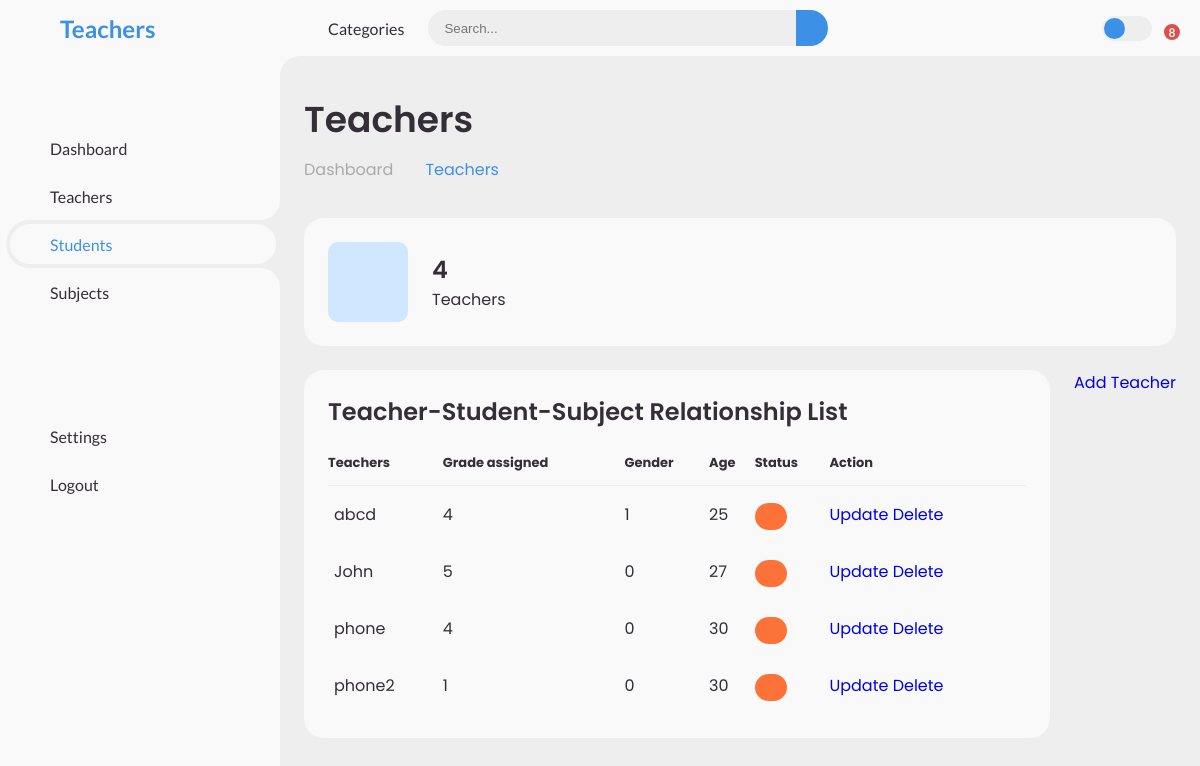
The app's page /teachers/, older data.
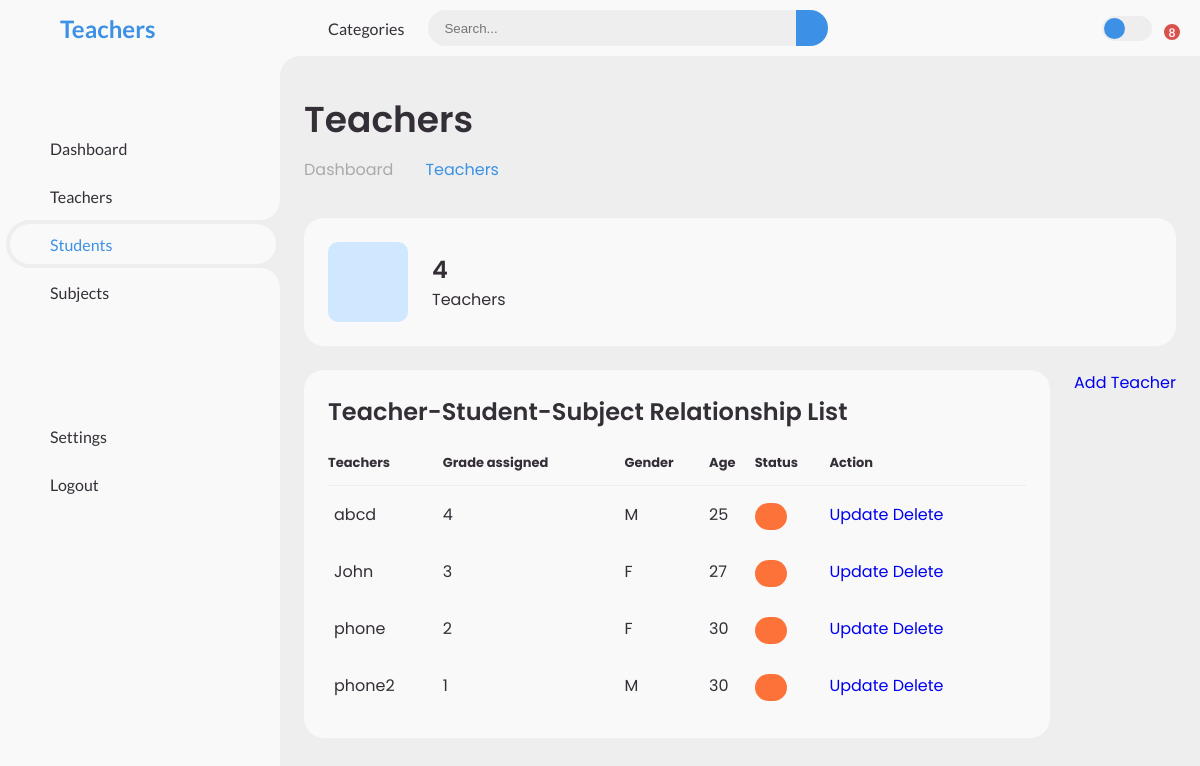
The same page, newer data.
### playground/models.py (models this page shows, shortened)
class Teacher(models.Model):
    name = models.CharField(max_length=100)
    GENDER_CHOICES = (
    ('M', 'Male'),
    ('F', 'Female'),
    )
    gender = models.CharField(choices=GENDER_CHOICES, max_length=1)
    age = models.PositiveSmallIntegerField()
    grade_assigned = models.CharField(max_length=30, default='-')
    subjects = models.ManyToManyField(Subject, blank=True)
    students = models.ManyToManyField('Student', blank=True)

### playground/views.py (the view)
# urls.py: path('teachers/', views.teachers_view, name='teachers'),
def teachers_view(request):
    teachers = Teacher.objects.all()
    return render(request, 'teacher.html', {'teachers': teachers})

### playground/templates/teacher.html (shortened to what this page needs)
<!DOCTYPE html>
<html lang="en">
  <head>
    {% load static %}
    <link rel="stylesheet" href="{% static 'style.css' %}" />
  </head>
  <body>
    <section id="sidebar">
      <a href="{% url 'teachers' %}" class="brand">
        <span class="text">Teachers</span>
      </a>
      <ul class="side-menu top">
        <li>
          <a href="{% url 'dashboard' %}">
            <span class="text">Dashboard</span>
          </a>
        </li>
        <li>
          <a href="{% url 'teachers' %}">
            <span class="text">Teachers</span>
          </a>
        </li>
        <li class="active">
          <a href="{% url 'students' %}">
            <span class="text">Students</span>
          </a>
        </li>
        <li>
          <a href="{% url 'subjects' %}">
            <span class="text">Subjects</span>
          </a>
        </li>
        <li>
          <a href="#">
          </a>
        </li>
      </ul>
      <ul class="side-menu">
        <li>
          <a href="#">
            <span class="text">Settings</span>
          </a>
        </li>
        <li>
          <a href="{% url 'signout' %}">
            <span class="text">Logout</span>
          </a>
        </li>
      </ul>
    </section>
    <section id="content">
      <nav>
        <a href="#" class="nav-link">Categories</a>
        <form action="#">
          <div class="form-input">
            <input type="search" placeholder="Search..." />
            <button type="submit" class="search-btn">
            </button>
          </div>
        </form>
        <label for="switch-mode" class="switch-mode"></label>
        <a href="#" class="notification">
          <span class="num">8</span>
        </a>
      </nav>
      <main>
        <div class="head-title">
          <div class="left">
            <h1>Teachers</h1>
            <ul class="breadcrumb">
              <li>
                <a href="{% url 'dashboard' %}">Dashboard</a>
              </li>
              <li>
                <a class="active" href="{% url 'teachers'%}">Teachers</a>
              </li>
            </ul>
          </div>
        </div>
        <ul class="box-info">
          <li>
            <i class="bx bxs-group"></i>
            <span class="text">
              <h3>{{ teachers.count }}</h3>
              <p>Teachers</p>
            </span>
          </li>
        </ul>
        <div class="table-data">
          <div class="order">
            <div class="head">
              <h3>Teacher-Student-Subject Relationship List</h3>
            </div>
            <table>
              <thead>
                <tr>
                  <th>Teachers</th>
                  <th>Grade assigned</th>
                  <th>Gender</th>
                  <th>Age</th>
                  <th>Status</th>
                  <th>Action</th>
                </tr>
              </thead>
              <tbody>
                {% for teacher in teachers %}
                <tr>
                  <td>
                    <p>{{ teacher.name }}</p>
                  </td>
                  <td>{{ teacher.grade_assigned }}</td>
                  <td>{{ teacher.gender }}</td>
                  <td>{{ teacher.age }}</td>
                  <td>
                    <span
                      class="status {% if teacher.status == 'active' %}completed{% else %}pending{% endif %}"
                      >{{ teacher.status }}</span>
                  </td>
                  <td>
                    <a href="{% url 'update_teacher' teacher.name %}" class="btn-update">Update</a>
                    <a href="{% url 'delete_teacher' teacher.name %}" class="btn-delete">Delete</a>
                  </td>
                </tr>
                {% endfor %}
              </tbody>
            </table>
          </div>
          <a href="{% url 'add_teacher' %}" class="btn-add">Add Teacher</a>
        </div>
      </main>
    </section>
  </body>
</html>

Row changes from the older to the newer data that the page shows:
changed Teacher "abcd": gender "1" → "M"
changed Teacher "John": grade_assigned "5" → "3"; gender "0" → "F"
changed Teacher "phone": grade_assigned "4" → "2"; gender "0" → "F"
changed Teacher "phone2": gender "0" → "M"
